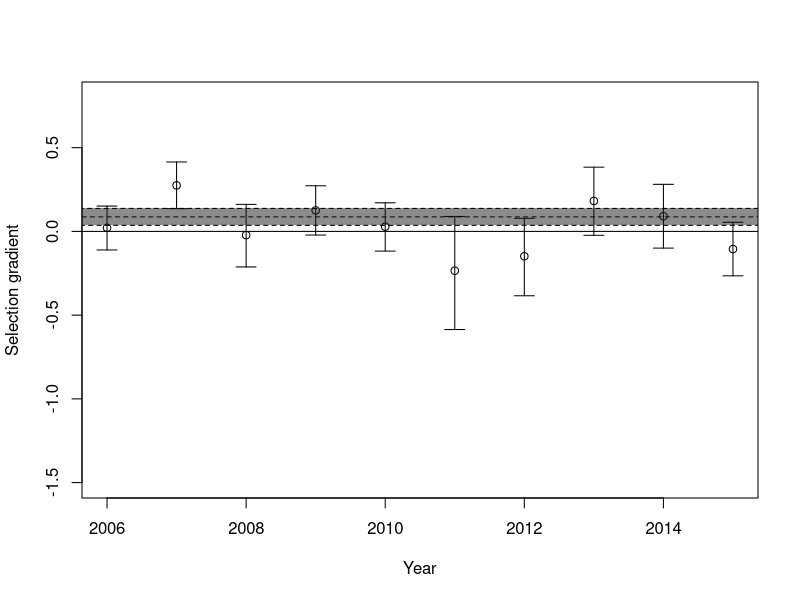
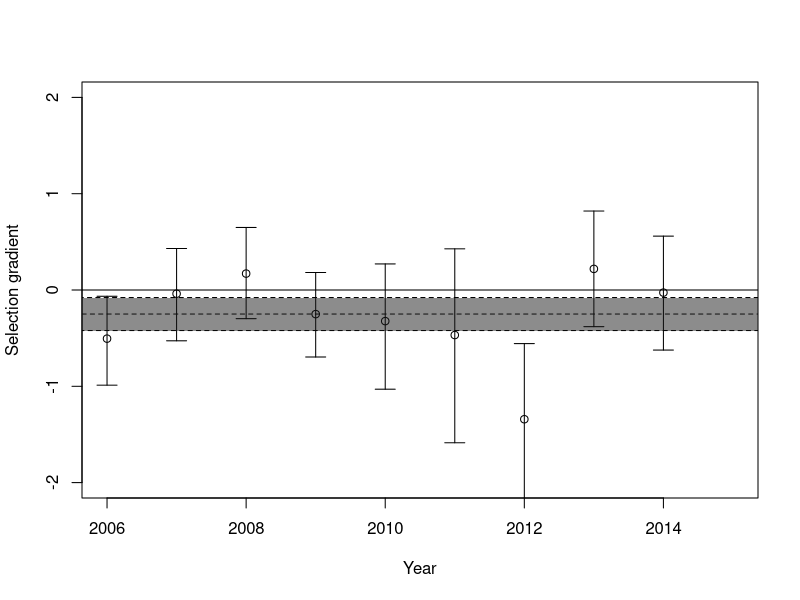

The R script that drew these images, in order: (Note: a time limit stopped this script after it produced the figures.)
library(MASS)
# YearPheno <- read.table(file = "YearPheno.txt", header=T)
# 
# SelByYear <- vector(length = 2015-2006)
# SeSelByYear <- vector(length = 2015-2006)
# CISelByYear <- matrix(NA,nrow=2,ncol=2015-2005)
# for (t in 2006:2015)
# {
#   m0 <- glm(Fitness ~ 1 + StMass + Sex +Age , data=YearPheno[YearPheno$Year==t,], family=quasipoisson)
#   SelByYear[t-2005] <- coefficients(m0)[2]
#   sm0<-summary(m0)
#   SeSelByYear[t-2005] <- sm0$coefficients[2,2]
#   if(t<2015) {CISelByYear[,t-2005] <- as.numeric(confint(object = m0,parm = "StMass"))}else{
#     CISelByYear[,t-2005] <- c(SelByYear[t-2005]-1.96*SeSelByYear[t-2005],SelByYear[t-2005]+1.96*SeSelByYear[t-2005])
#   }
# }
# plot(SelByYear, x=2006:2015, ylim=c(-1.5,0.8), xlab="Year", ylab = "Selection gradient")
# abline(h=0)
# arrows(x0 = 2006:2015,x1 = 2006:2015,code = 3, y0 = CISelByYear[1,],
#        y1 = CISelByYear[2,], angle = 90,length = 0.1)
# m0all <- glm(Fitness ~ 1 + StMass + Sex +Age , data=YearPheno, family=quasipoisson)
# abline(h=coefficients(m0all)[2], lty=2)
# sm0all <- summary(m0all)
# lowm0all <- coefficients(m0all)[2]+1.96*sm0all$coefficients[2,2]
# highm0all <- coefficients(m0all)[2]-1.96*sm0all$coefficients[2,2]
# polygon(x=c(2005,2016,2016,2005),y=c(lowm0all,lowm0all, highm0all, highm0all),
#         fillOddEven = TRUE, col=rgb(0.1,0.1,0.1,0.5), lty=2)
# 
# 
# 
# 
# summary(glm(Fitness ~ 1 + StMass + Sex +Age , data=YearPheno, family=poisson))
# 
# mmRRfitness <- glmer(Fitness ~ 1 + StMass + Sex + Age +(1+Mass|Year), data=YearPheno[!is.na(YearPheno$StMass),], family=poisson)
# mmRIfitness <- glmer(Fitness ~ 1 + StMass + Sex + Age +(1|Year), data=YearPheno[!is.na(YearPheno$StMass),], family=poisson)
# mmRnoCorfitness <- glmer(Fitness ~ 1 + StMass + Sex + Age +(1|Year) + (0+StMass|Year), data=YearPheno[!is.na(YearPheno$StMass),], family=poisson)
# 
# summary(mmRRfitness)
# summary(mmRnoCorfitness)
# logLik(mmRRfitness)
# logLik(mmRIfitness)
# anova(mmRIfitness,mmRRfitness)
# anova(mmRIfitness,mmRnoCorfitness)
# anova(mmRRfitness,mmRnoCorfitness)
# CImmRnoCorfitness <- confint(mmRnoCorfitness)
# 
# points(x=2006:2015,y=unlist(coefficients(mmRnoCorfitness)$Year["StMass"]))
# 
# 
# 
# prior0 <- list(G=list(G1= list(V=0.00001*diag(2), nu=2)), R=list(V=diag(1),nu=1))
# m0 <- MCMCglmm(fixed = Fitness ~ 1 + Sex + Age + StMass,
#                random = ~ us(1+StMass):Year, prior= prior0, family="poisson",
#                data=YearPheno[!is.na(YearPheno$StMass),], nitt = 110000, burnin = 10000, thin = 100)
# summary(m0)
# autocorr(m0$VCV)
# plot(m0)
# 
# 
# ##### Fitness components ####
# 
# SelByYearPhi <- vector(length = 2015-2005)
# SeSelByYearPhi <- vector(length = 2015-2005)
# CISelByYearPhi <- matrix(NA,nrow=2,ncol=2015-2005)
# 
# for (t in 2006:2014)
# {
#   m0 <- glm(Phi ~ 1 + StMass + Sex +Age , data=YearPheno[YearPheno$Year==t,], family=binomial)
#   SelByYearPhi[t-2005] <- coefficients(m0)[2]
#   CISelByYearPhi[,t-2005]<-as.numeric(confint(m0,parm="StMass"))
#   sm0<-summary(m0)
#   SeSelByYearPhi[t-2005] <- sm0$coefficients[2,2]
# }
# SelByYearPhi[10] <- NA
# SeSelByYearPhi[10] <- NA
# plot(SelByYearPhi, x=2006:2015, ylim=c(-2,2), xlab="Year", ylab = "Selection gradient")
# abline(h=0)
# arrows(x0 = 2006:2015,x1 = 2006:2015,code = 3, y0 = CISelByYearPhi[1,],
#        y1 = CISelByYearPhi[2,], angle = 90,length = 0.1)
# m0allphi <- glm(Phi ~ 1 + StMass + Sex +Age , data=YearPheno[YearPheno$Year<2015,], family=binomial)
# abline(h=coefficients(m0allphi)[2], lty=2)
# sm0allphi <- summary(m0allphi)
# lowm0allphi <- coefficients(m0allphi)[2]+1.96*sm0allphi$coefficients[2,2]
# highm0allphi <- coefficients(m0allphi)[2]-1.96*sm0allphi$coefficients[2,2]
# polygon(x=c(2005,2016,2016,2005),y=c(lowm0allphi,lowm0allphi, highm0allphi, highm0allphi),
#         fillOddEven = TRUE, col=rgb(0.1,0.1,0.1,0.5), lty=2 )
# 
# summary(glm(Phi ~ 1 + Mass + Sex , data=YearPheno[YearPheno$Age=="A" & YearPheno$Year<max(YearPheno$Year),], family=binomial))
# summary(glmer(Phi ~ 1 + as.factor(Year) + Mass + Sex +(0+Mass|Year), data=YearPheno[YearPheno$Age=="A"& YearPheno$Year<max(YearPheno$Year),], family=binomial))
# 
# mmRIphi <- glmer(Phi ~ 1 + StMass + Sex + Age +(1|Year)+(0+StMass|Year), data=YearPheno, family=binomial)
# mmRnoCorphi <- glmer(Phi ~ 1 + StMass + Sex + Age + (1|Year) + (0+StMass|Year), data=YearPheno, family=binomial)
# summary(mmRnoCorphi)
# CImmRnoCorphi <- confint(mmRnoCorphi)
# 
# ##### RHO ######
# 
# SelByYearRho <- vector(length = 2015-2005)
# SeSelByYearRho <- vector(length = 2015-2005)
# CISelByYearRho <- matrix(NA,nrow=2,ncol=2015-2005)
# for (t in 2006:2015)
# {
#   m0 <- glm(Rho ~ 1 + StMass + Sex , data=YearPheno[YearPheno$Year==t & YearPheno$Age=="A",], family=quasipoisson)
#   CISelByYearRho[,t-2005]<-as.numeric(confint(m0,parm="StMass"))
#   SelByYearRho[t-2005] <- coefficients(m0)[2]
#   sm0<-summary(m0)
#   SeSelByYearRho[t-2005] <- sm0$coefficients[2,2]
# }
# plot(SelByYearRho, x=2006:2015, ylim=c(-2,2), xlab="Year", ylab = "Selection gradient")
# abline(h=0)
# sd(SelByYearRho)
# arrows(x0 = 2006:2015,x1 = 2006:2015,code = 3, y0 = CISelByYearRho[1,],
#        y1 = CISelByYearRho[2,], angle = 90,length = 0.1)
# m0allRho <- glm(Rho ~ 1 + StMass + Sex , data=YearPheno[YearPheno$Age=="A",], family=quasipoisson)
# abline(h=coefficients(m0allRho)[2], lty=2)
# sm0allRho <- summary(m0allRho)
# lowm0allRho <- coefficients(m0allRho)[2]+1.96*sm0allRho$coefficients[2,2]
# highm0allRho <- coefficients(m0allRho)[2]-1.96*sm0allRho$coefficients[2,2]
# polygon(x=c(2005,2016,2016,2005),y=c(lowm0allRho,lowm0allRho, highm0allRho, highm0allRho),
#         fillOddEven = TRUE, col=rgb(0.1,0.1,0.1,0.5), lty=2)
# 
# summary(glm(Rho ~ 1 + StMass + Sex  , data=YearPheno[YearPheno$Age=="A",], family=poisson))
# mmRIrho <- glmer(Rho ~ 1  + StMass + Sex  +(1|Year), data=YearPheno[YearPheno$Age=="A",], family=poisson)
# mmRnoCorrho <- glmer(Rho ~ 1  + StMass + Sex  +(1|Year)+(0+StMass|Year), data=YearPheno[YearPheno$Age=="A",], family=poisson)
# 
# var(SelByYearRho)+var(SelByYearPhi)+2*cov(SelByYearRho,SelByYearPhi)
# var(SelByYear)
# var(SelByYearRho+SelByYearPhi)
# cor(SelByYearRho,SelByYearPhi)
# 
# CImmRnoCorrho <- confint(mmRnoCorrho)
# 
# ###########################################
# ##################  QG ####################
# 
# library(MCMCglmm)
# library(pedantics)
# ped <- read.table(file = "ped.txt", header=TRUE)
# 
# YearPheno$animal <- YearPheno$ID
# priorBLUPS0<-list(G=list(G1=list(V=0.1, nu=0.0001),G2=list(V=0.1, nu=0.0001),G3=list(V=0.1, nu=0.0001)),
#                   R=list(V=0.1, nu=0.0001))
# mcmcBLUPS0 <- MCMCglmm(Mass ~Sex+Age,
#                        random=~animal+Mother+Year,
#                        rcov=~units,
#                        prior=priorBLUPS0,
#                        pedigree=ped,data=YearPheno,verbose=TRUE,nitt=12000,burnin=2000,thin=10,pr=TRUE)
# summary(mcmcBLUPS0)
# 
# 
# BV<-mcmcBLUPS0$Sol[,grep(pattern = "animal*",x = colnames(mcmcBLUPS0$Sol))]
# animalID<-substr(x = colnames(BV),start = 8,stop=nchar(colnames(BV)))
# colnames(BV) <- animalID
# 
# pmBV<-data.frame(animalID,posterior.mode(BV))
# names(pmBV)<-c("ID","pBV")
# mpmBV<-merge(x = pmBV,y = YearPheno,by="ID",all.y=TRUE, all.x = FALSE)
# plot(mpmBV$Year,mpmBV$pBV)
# 
# BVextend <- BV[,mpmBV$ID]# duplicates posterior distribution for ind present in multiple years
# 
# lmBV<-as.mcmc(apply(BVextend,MARGIN = 1,function(x){coef(lm(x~1+mpmBV$Year))[2]}))
# 
# library(mgcv)
# 
# bvplotlist <- list()
# for (i in 1:nrow(BVextend))
# {
#   damdat<- data.frame(bv=BVextend[i,],t=mpmBV$Year)
#   gm0 <- gam(bv~1+s(t),data=damdat)
#   plotgm0 <- plot.gam(gm0,n = 20)
#   bvplotlist[[i]] <- cbind(plotgm0[[1]]$x,plotgm0[[1]]$fit)
# }
# plot(x=0,xlim=c(2006,2015),ylim=c(-2,2),type="n")
# trashidontwantyou<-lapply(bvplotlist, function(x){lines(x[,1],x[,2], col=rgb(0.1,0.1,0.1,alpha = 0.1))})
# 
# bvpairwise <- as.data.frame(matrix(NA, nrow= nrow(BVextend), ncol = 2015-2006))
# names(bvpairwise) <- 2007:2015
# for (i in 1:nrow(BVextend))
# {
#   damdat<- data.frame(bv=BVextend[i,],t=mpmBV$Year)
#   lm(bv~1+t,data=damdat[damdat$t==2006 | damdat$t==2007,])
#   mean(damdat$bv[damdat$t==2007])-mean(damdat$bv[damdat$t==2006])
#   tmeanbv <- tapply(damdat$bv,damdat$t,mean)
#   bvpairwise[i,] <- tmeanbv[-1]-tmeanbv[-10]
# }
# 
# boxplot(bvpairwise)
# abline(h=0)
# 
# #### BIV ANIMAL MODEL ALL YEARS #### (SCARY) # For Mass ####
# 
# nucovM <- 3
# nucovF <- 3
# nucovMF <- 10^8
# spePriornu <- matrix(c(nucovF,nucovMF,nucovMF,nucovMF,nucovMF,nucovM,nucovMF,nucovM,nucovMF),nrow = 3,byrow = T)
# 
# covAM <- 0
# covAMF <- 0
# vAF <- 1
# vAM <- posterior.mode(mcmcBLUPS0$VCV[,"animal"])
# Gcovvar <- matrix(c(vAF,covAMF,covAMF,covAMF,vAM,covAM,covAMF,covAM,vAM),nrow = 3,byrow = T)
# 
# covAM <- 0
# covAMF <- 0
# vAF <- 1
# vIM <- posterior.mode(mcmcBLUPS0$VCV[,"ID"])
# Gcovvar <- matrix(c(vAF,covAMF,covAMF,covAMF,vAM,covAM,covAMF,covAM,vAM),nrow = 3,byrow = T)
# 
# 
# priorAllYears <- list(G=list(G1=list(V=Gcovvar, nu=11, alpha.mu=rep(0,11), alpha.V=diag(11)*1000, fix =2),
#                              G2=list(V=diag(11), nu=11, alpha.mu=rep(0,11), alpha.V=diag(11)*1000, fix =2),
#                              G3=list(V=diag(11), nu=11, alpha.mu=rep(0,11), alpha.V=diag(11)*1000, fix =2),
#                              G4=list(V=diag(1), nu=0.001)),
#                       R=list(V=diag(11), nu=11, fix =2))
# 
# mcmcBivAllYears <- MCMCglmm(cbind(Fitness,M2006,M2007,M2008,M2009,M2010,M2011,M2012,M2013,M2014,M2015) ~ trait-1+Sex+Age+at.level(trait,c(1)):(Sex+Age),
#                             random=~us(trait):animal+us(trait):ID+us(trait):Mother+us(at.level(trait,c(11))):Year,
#                             rcov=~us(trait):units, family=rep("gaussian",11),
#                             prior=priorAllYears,
#                             pedigree=ped,data=YearPheno,verbose=TRUE,nitt=120000,burnin=20000,thin=100)
# summary(mcmcBivAllYears)
# save(mcmcBivAllYears,file = "mcmcBivAllYears1")
# 

############################################################################################################
######################################### Asymptotic mass analysis #########################################
############################################################################################################
library(MASS)
library(lme4)
YearPheno <- read.table(file = "YearPheno.txt", header=T)

SelAByYear <- vector(length = 2015-2006)
SeSelAByYear <- vector(length = 2015-2006)
CISelAByYear <- matrix(NA,nrow=2,ncol=2015-2005)
for (t in 2006:2015)
{
  m0 <- glm(Fitness ~ 1 + Ast + Sex +Age , data=YearPheno[YearPheno$Year==t,], family=quasipoisson)
  SelAByYear[t-2005] <- coefficients(m0)[2]
  sm0<-summary(m0)
  SeSelAByYear[t-2005] <- sm0$coefficients[2,2]
  if(t<2015) {CISelAByYear[,t-2005] <- as.numeric(confint(object = m0,parm = "Ast"))}else{
    CISelAByYear[,t-2005] <- c(SelAByYear[t-2005]-1.96*SeSelAByYear[t-2005],SelAByYear[t-2005]+1.96*SeSelAByYear[t-2005])
  }
}
plot(SelAByYear, x=2006:2015, ylim=c(-1.5,0.8), xlab="Year", ylab = "Selection gradient")
abline(h=0)
arrows(x0 = 2006:2015,x1 = 2006:2015,code = 3, y0 = CISelAByYear[1,],
       y1 = CISelAByYear[2,], angle = 90,length = 0.1)
m0all <- glm(Fitness ~ 1 + Ast + Sex +Age , data=YearPheno, family=quasipoisson)
abline(h=coefficients(m0all)[2], lty=2)
sm0all <- summary(m0all)
lowm0all <- coefficients(m0all)[2]+1.96*sm0all$coefficients[2,2]
highm0all <- coefficients(m0all)[2]-1.96*sm0all$coefficients[2,2]
polygon(x=c(2005,2016,2016,2005),y=c(lowm0all,lowm0all, highm0all, highm0all),
        fillOddEven = TRUE, col=rgb(0.1,0.1,0.1,0.5), lty=2)


mmARRfitness <- glmer(Fitness ~ 1 + Ast + Sex +  Age +(1+Ast|Year),
                      data=YearPheno, family=poisson, na.action = "na.omit")
mmARIfitness <- glmer(Fitness ~ 1 + Ast + Sex +  Age  +(1|Year), data=YearPheno, family=poisson, na.action = "na.omit")
mmARnoCorfitness <- glmer(Fitness ~ 1 + Ast + Sex +  Age  +(1|Year) + (0+Ast|Year),
                          data=YearPheno, family=poisson, na.action = "na.omit")

summary(mmARRfitness)
anova(mmARRfitness,mmARnoCorfitness)
smmARnoCorfitness <- summary(mmARnoCorfitness)
fitnessAanova <- anova(mmARIfitness,mmARnoCorfitness)

CImmARnoCorfitness <- confint(mmARnoCorfitness)
                         
##### Fitness components ####
### AD + Juv
SelAByYearPhi <- vector(length = 2015-2005)
SeSelAByYearPhi <- vector(length = 2015-2005)
CISelAByYearPhi <- matrix(NA,nrow=2,ncol=2015-2005)

for (t in 2006:2014)
{
  m0 <- glm(Phi ~ 1 + Ast + Sex +Age , data=YearPheno[YearPheno$Year==t,], family=binomial)
  SelAByYearPhi[t-2005] <- coefficients(m0)[2]
  CISelAByYearPhi[,t-2005]<-as.numeric(confint(m0,parm="Ast"))
  sm0<-summary(m0)
  SeSelAByYearPhi[t-2005] <- sm0$coefficients[2,2]
}
SelAByYearPhi[10] <- NA
SeSelAByYearPhi[10] <- NA
plot(SelAByYearPhi, x=2006:2015, ylim=c(-2,2), xlab="Year", ylab = "Selection gradient")
abline(h=0)
arrows(x0 = 2006:2015,x1 = 2006:2015,code = 3, y0 = CISelAByYearPhi[1,],
       y1 = CISelAByYearPhi[2,], angle = 90,length = 0.1)
m0allphi <- glm(Phi ~ 1 + Ast + Sex +Age , data=YearPheno[YearPheno$Year<2015,], family=binomial)
abline(h=coefficients(m0allphi)[2], lty=2)
sm0allphi <- summary(m0allphi)
lowm0allphi <- coefficients(m0allphi)[2]+1.96*sm0allphi$coefficients[2,2]
highm0allphi <- coefficients(m0allphi)[2]-1.96*sm0allphi$coefficients[2,2]
polygon(x=c(2005,2016,2016,2005),y=c(lowm0allphi,lowm0allphi, highm0allphi, highm0allphi),
        fillOddEven = TRUE, col=rgb(0.1,0.1,0.1,0.5), lty=2 )

summary(glm(Phi ~ 1 + A + Sex , data=YearPheno[YearPheno$Age=="A" & YearPheno$Year<max(YearPheno$Year),], family=binomial))
summary(glmer(Phi ~ 1 + as.factor(Year) + A + Sex +(0+A|Year), data=YearPheno[YearPheno$Age=="A"& YearPheno$Year<max(YearPheno$Year),], family=binomial))

mmRIphi <- glmer(Phi ~ 1 + Ast + Sex + Age +(1|Year), data=YearPheno, family=binomial)
mmRnoCorphi <- glmer(Phi ~ 1 + Ast + Sex + Age + (1|Year) + (0+Ast|Year), data=YearPheno, family=binomial)
  smmRnoCorphi <- summary(mmRnoCorphi)
CImmRnoCorphi <- confint(mmRnoCorphi)

PhiAanova <- anova(mmRIphi,mmRnoCorphi)

#### Ad only
SelAByYearPhiAd <- vector(length = 2015-2005)
SeSelAByYearPhiAd <- vector(length = 2015-2005)
CISelAByYearPhiAd <- matrix(NA,nrow=2,ncol=2015-2005)

for (t in 2006:2014)
{
  m0 <- glm(Phi ~ 1 + Ast + Sex , data=YearPheno[YearPheno$Year==t & YearPheno$Age=="A",], family=binomial)
  SelAByYearPhiAd[t-2005] <- coefficients(m0)[2]
  CISelAByYearPhiAd[,t-2005]<-as.numeric(confint(m0,parm="Ast"))
  sm0<-summary(m0)
  SeSelAByYearPhiAd[t-2005] <- sm0$coefficients[2,2]
}
SelAByYearPhiAd[10] <- NA
SeSelAByYearPhiAd[10] <- NA
plot(SelAByYearPhiAd, x=2006:2015, ylim=c(-2,2), xlab="Year", ylab = "Selection gradient")
abline(h=0)
arrows(x0 = 2006:2015,x1 = 2006:2015,code = 3, y0 = CISelAByYearPhiAd[1,],
       y1 = CISelAByYearPhiAd[2,], angle = 90,length = 0.1)
m0allphiAd <- glm(Phi ~ 1 + Ast + Sex , data=YearPheno[YearPheno$Year<2015 & YearPheno$Age=="A",], family=binomial)
abline(h=coefficients(m0allphiAd)[2], lty=2)
sm0allphiAd <- summary(m0allphiAd)
lowm0allphiAd <- coefficients(m0allphiAd)[2]+1.96*sm0allphiAd$coefficients[2,2]
highm0allphiAd <- coefficients(m0allphiAd)[2]-1.96*sm0allphiAd$coefficients[2,2]
polygon(x=c(2005,2016,2016,2005),y=c(lowm0allphiAd,lowm0allphiAd, highm0allphiAd, highm0allphiAd),
        fillOddEven = TRUE, col=rgb(0.1,0.1,0.1,0.5), lty=2 )

mmRIphiAd <- glmer(Phi ~ 1 + Ast + Sex +(1|Year), data=YearPheno[YearPheno$Age=="A",], family=binomial)
mmRnoCorphiAd <- glmer(Phi ~ 1 + Ast + Sex + (1|Year) + (0+Ast|Year), data=YearPheno[YearPheno$Age=="A",], family=binomial)
smmRnoCorphiAd <- summary(mmRnoCorphiAd)
CImmRnoCorphiAd <- confint(mmRnoCorphiAd)

anova(mmRIphiAd,mmRnoCorphiAd)

### Juvenile only
SelAByYearPhiJuv <- vector(length = 2015-2005)
SeSelAByYearPhiJuv <- vector(length = 2015-2005)
CISelAByYearPhiJuv <- matrix(NA,nrow=2,ncol=2015-2005)

for (t in 2006:2014)
{
  m0 <- glm(Phi ~ 1 + Ast + Sex , data=YearPheno[YearPheno$Year==t & YearPheno$Age=="J",], family=binomial)
  SelAByYearPhiJuv[t-2005] <- coefficients(m0)[2]
  CISelAByYearPhiJuv[,t-2005]<-as.numeric(confint(m0,parm="Ast"))
  sm0<-summary(m0)
  SeSelAByYearPhiJuv[t-2005] <- sm0$coefficients[2,2]
}
SelAByYearPhiJuv[10] <- NA
SeSelAByYearPhiJuv[10] <- NA
plot(SelAByYearPhiJuv, x=2006:2015, ylim=c(-2,2), xlab="Year", ylab = "Selection gradient")
abline(h=0)
arrows(x0 = 2006:2015,x1 = 2006:2015,code = 3, y0 = CISelAByYearPhiJuv[1,],
       y1 = CISelAByYearPhiJuv[2,], angle = 90,length = 0.1)
m0allphiJuv <- glm(Phi ~ 1 + Ast + Sex , data=YearPheno[YearPheno$Year<2015 & YearPheno$Age=="J",], family=binomial)
abline(h=coefficients(m0allphiJuv)[2], lty=2)
sm0allphiJuv <- summary(m0allphiJuv)
lowm0allphiJuv <- coefficients(m0allphiJuv)[2]+1.96*sm0allphiJuv$coefficients[2,2]
highm0allphiJuv <- coefficients(m0allphiJuv)[2]-1.96*sm0allphiJuv$coefficients[2,2]
polygon(x=c(2005,2016,2016,2005),y=c(lowm0allphiJuv,lowm0allphiJuv, highm0allphiJuv, highm0allphiJuv),
        fillOddEven = TRUE, col=rgb(0.1,0.1,0.1,0.5), lty=2 )

mmRIphiJuv <- glmer(Phi ~ 1 + Ast + Sex +(1|Year), data=YearPheno[YearPheno$Age=="J",], family=binomial)
mmRnoCorphiJuv <- glmer(Phi ~ 1 + Ast + Sex + (1|Year) + (0+Ast|Year), data=YearPheno[YearPheno$Age=="J",], family=binomial)
smmRnoCorphiJuv <- summary(mmRnoCorphiJuv)
CImmRnoCorphiJuv <- confint(mmRnoCorphiJuv)

anova(mmRIphiJuv,mmRnoCorphiJuv)


#####  RHO ######

SelAByYearRho <- vector(length = 2015-2005)
SeSelAByYearRho <- vector(length = 2015-2005)
CISelAByYearRho <- matrix(NA,nrow=2,ncol=2015-2005)
for (t in 2006:2015)
{
  m0 <- glm(Rho ~ 1 + Ast + Sex , data=YearPheno[YearPheno$Year==t & YearPheno$Age=="A",], family=quasipoisson)
  CISelAByYearRho[,t-2005]<-as.numeric(confint(m0,parm="Ast"))
  SelAByYearRho[t-2005] <- coefficients(m0)[2]
  sm0<-summary(m0)
  SeSelAByYearRho[t-2005] <- sm0$coefficients[2,2]
}
plot(SelAByYearRho, x=2006:2015, ylim=c(-2,2), xlab="Year", ylab = "Selection gradient")
abline(h=0)
arrows(x0 = 2006:2015,x1 = 2006:2015,code = 3, y0 = CISelAByYearRho[1,],
       y1 = CISelAByYearRho[2,], angle = 90,length = 0.1)
m0allRho <- glm(Rho ~ 1 + Ast + Sex , data=YearPheno[YearPheno$Age=="A",], family=quasipoisson)
abline(h=coefficients(m0allRho)[2], lty=2)
sm0allRho <- summary(m0allRho)
lowm0allRho <- coefficients(m0allRho)[2]+1.96*sm0allRho$coefficients[2,2]
highm0allRho <- coefficients(m0allRho)[2]-1.96*sm0allRho$coefficients[2,2]
polygon(x=c(2005,2016,2016,2005),y=c(lowm0allRho,lowm0allRho, highm0allRho, highm0allRho),
        fillOddEven = TRUE, col=rgb(0.1,0.1,0.1,0.5), lty=2)

summary(glm(Rho ~ 1 + Ast + Sex  , data=YearPheno[YearPheno$Age=="A",], family=poisson))
mmRIrho <- glmer(Rho ~ 1  + Ast + Sex  +(1|Year), data=YearPheno[YearPheno$Age=="A",], family=poisson)
mmRnoCorrho <- glmer(Rho ~ 1  + Ast + Sex  +(1|Year)+(0+Ast|Year), data=YearPheno[YearPheno$Age=="A",], family=poisson)

var(SelAByYear)
var(SelAByYearRho+SelAByYearPhi, na.rm = T)
cor.test(SelAByYearRho,SelAByYearPhi)
smmRnoCorrho <- summary(mmRnoCorrho)
RhoAanova <- anova(mmRIrho,mmRnoCorrho)

CImmRnoCorrho <- confint(mmRnoCorrho)


#### Dynamics of phenotype! ####
plot(tapply(X = YearPheno$A, INDEX = YearPheno$Year, function(x){mean(x,na.rm=TRUE)}))
plot(tapply(X = YearPheno$A, INDEX = YearPheno$Year, function(x){sd(x,na.rm=TRUE)}))
